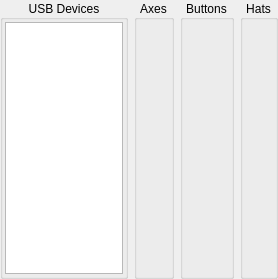
<?xml version="1.0" encoding="UTF-8"?>
<ui version="4.0">
 <class>JoysticksTab</class>
 <widget class="QWidget" name="JoysticksTab">
  <property name="geometry">
   <rect>
    <x>0</x>
    <y>0</y>
    <width>278</width>
    <height>279</height>
   </rect>
  </property>
  <property name="windowTitle">
   <string>Form</string>
  </property>
  <layout class="QHBoxLayout" name="horizontalLayout" stretch="1,0,0,0">
   <property name="spacing">
    <number>6</number>
   </property>
   <property name="leftMargin">
    <number>0</number>
   </property>
   <property name="topMargin">
    <number>0</number>
   </property>
   <property name="rightMargin">
    <number>0</number>
   </property>
   <property name="bottomMargin">
    <number>0</number>
   </property>
   <item>
    <widget class="QGroupBox" name="UsbDevices">
     <property name="title">
      <string>USB Devices</string>
     </property>
     <property name="alignment">
      <set>Qt::AlignCenter</set>
     </property>
     <property name="flat">
      <bool>true</bool>
     </property>
     <layout class="QVBoxLayout" name="verticalLayout">
      <property name="spacing">
       <number>2</number>
      </property>
      <property name="leftMargin">
       <number>2</number>
      </property>
      <property name="topMargin">
       <number>2</number>
      </property>
      <property name="rightMargin">
       <number>2</number>
      </property>
      <property name="bottomMargin">
       <number>2</number>
      </property>
      <item>
       <widget class="QListWidget" name="JoystickList">
        <property name="alternatingRowColors">
         <bool>true</bool>
        </property>
        <property name="iconSize">
         <size>
          <width>8</width>
          <height>8</height>
         </size>
        </property>
        <property name="resizeMode">
         <enum>QListView::Adjust</enum>
        </property>
        <property name="viewMode">
         <enum>QListView::ListMode</enum>
        </property>
        <property name="uniformItemSizes">
         <bool>true</bool>
        </property>
        <property name="wordWrap">
         <bool>true</bool>
        </property>
        <property name="sortingEnabled">
         <bool>false</bool>
        </property>
       </widget>
      </item>
     </layout>
    </widget>
   </item>
   <item>
    <widget class="QGroupBox" name="Axes">
     <property name="title">
      <string>Axes</string>
     </property>
     <property name="alignment">
      <set>Qt::AlignCenter</set>
     </property>
     <property name="flat">
      <bool>true</bool>
     </property>
     <layout class="QVBoxLayout" name="verticalLayout_2">
      <property name="spacing">
       <number>0</number>
      </property>
      <property name="leftMargin">
       <number>2</number>
      </property>
      <property name="topMargin">
       <number>2</number>
      </property>
      <property name="rightMargin">
       <number>2</number>
      </property>
      <property name="bottomMargin">
       <number>2</number>
      </property>
      <item>
       <widget class="QWidget" name="AxesWidget" native="true">
        <layout class="QVBoxLayout" name="verticalLayout_17">
         <property name="spacing">
          <number>2</number>
         </property>
         <property name="leftMargin">
          <number>0</number>
         </property>
         <property name="topMargin">
          <number>0</number>
         </property>
         <property name="rightMargin">
          <number>0</number>
         </property>
         <property name="bottomMargin">
          <number>0</number>
         </property>
        </layout>
       </widget>
      </item>
      <item>
       <spacer name="verticalSpacer">
        <property name="orientation">
         <enum>Qt::Vertical</enum>
        </property>
        <property name="sizeHint" stdset="0">
         <size>
          <width>20</width>
          <height>40</height>
         </size>
        </property>
       </spacer>
      </item>
     </layout>
    </widget>
   </item>
   <item>
    <widget class="QGroupBox" name="Buttons">
     <property name="title">
      <string>Buttons</string>
     </property>
     <property name="alignment">
      <set>Qt::AlignCenter</set>
     </property>
     <property name="flat">
      <bool>true</bool>
     </property>
     <layout class="QVBoxLayout" name="verticalLayout_3">
      <property name="spacing">
       <number>0</number>
      </property>
      <property name="leftMargin">
       <number>2</number>
      </property>
      <property name="topMargin">
       <number>2</number>
      </property>
      <property name="rightMargin">
       <number>2</number>
      </property>
      <property name="bottomMargin">
       <number>2</number>
      </property>
      <item>
       <widget class="QWidget" name="ButtonsWidget" native="true">
        <property name="styleSheet">
         <string notr="true">QPushButton {
    background-color: rgb(38, 38, 38);
	border: 0px;
    padding: 4px;
}
QPushButton:checked {
	background-color: rgb(33, 255, 43);
}</string>
        </property>
        <layout class="QGridLayout" name="ButtonLayout">
         <property name="leftMargin">
          <number>0</number>
         </property>
         <property name="topMargin">
          <number>0</number>
         </property>
         <property name="rightMargin">
          <number>0</number>
         </property>
         <property name="bottomMargin">
          <number>0</number>
         </property>
         <property name="spacing">
          <number>2</number>
         </property>
        </layout>
       </widget>
      </item>
      <item>
       <spacer name="verticalSpacer_2">
        <property name="orientation">
         <enum>Qt::Vertical</enum>
        </property>
        <property name="sizeHint" stdset="0">
         <size>
          <width>20</width>
          <height>40</height>
         </size>
        </property>
       </spacer>
      </item>
     </layout>
    </widget>
   </item>
   <item>
    <widget class="QGroupBox" name="Hats">
     <property name="title">
      <string>Hats</string>
     </property>
     <property name="alignment">
      <set>Qt::AlignCenter</set>
     </property>
     <property name="flat">
      <bool>true</bool>
     </property>
     <layout class="QVBoxLayout" name="verticalLayout_4">
      <property name="spacing">
       <number>0</number>
      </property>
      <property name="leftMargin">
       <number>2</number>
      </property>
      <property name="topMargin">
       <number>2</number>
      </property>
      <property name="rightMargin">
       <number>2</number>
      </property>
      <property name="bottomMargin">
       <number>2</number>
      </property>
      <item>
       <widget class="QWidget" name="HatsWidget" native="true">
        <layout class="QVBoxLayout" name="verticalLayout_20">
         <property name="spacing">
          <number>2</number>
         </property>
         <property name="leftMargin">
          <number>0</number>
         </property>
         <property name="topMargin">
          <number>0</number>
         </property>
         <property name="rightMargin">
          <number>0</number>
         </property>
         <property name="bottomMargin">
          <number>0</number>
         </property>
        </layout>
       </widget>
      </item>
      <item>
       <spacer name="verticalSpacer_3">
        <property name="orientation">
         <enum>Qt::Vertical</enum>
        </property>
        <property name="sizeHint" stdset="0">
         <size>
          <width>20</width>
          <height>40</height>
         </size>
        </property>
       </spacer>
      </item>
     </layout>
    </widget>
   </item>
  </layout>
 </widget>
 <resources/>
 <connections/>
</ui>
